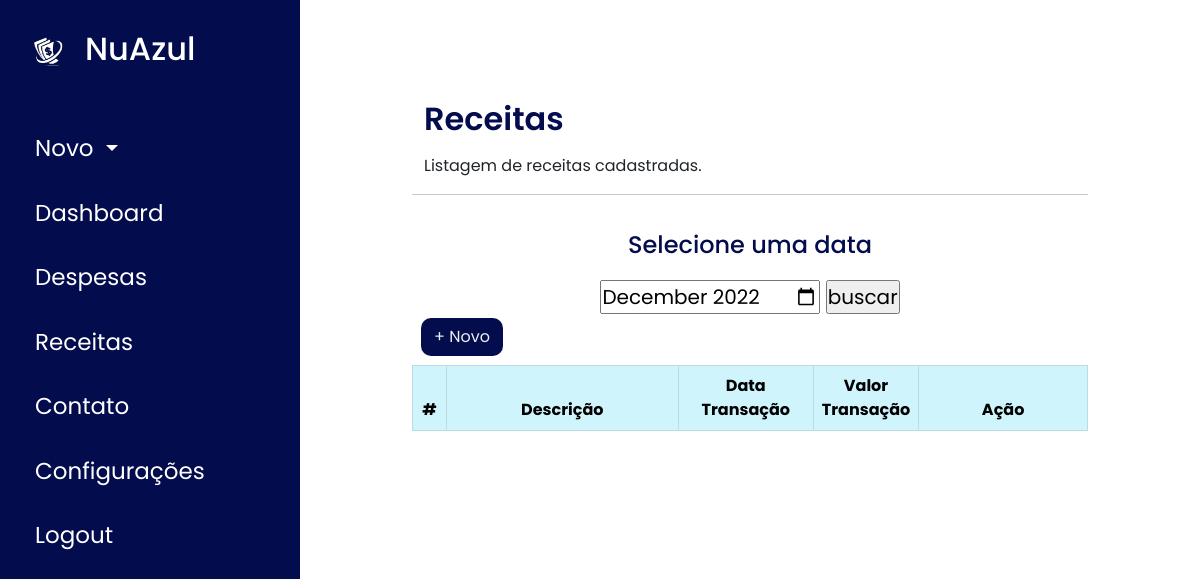
/receitas.php (signed in), run on an earlier commit of the app's database.
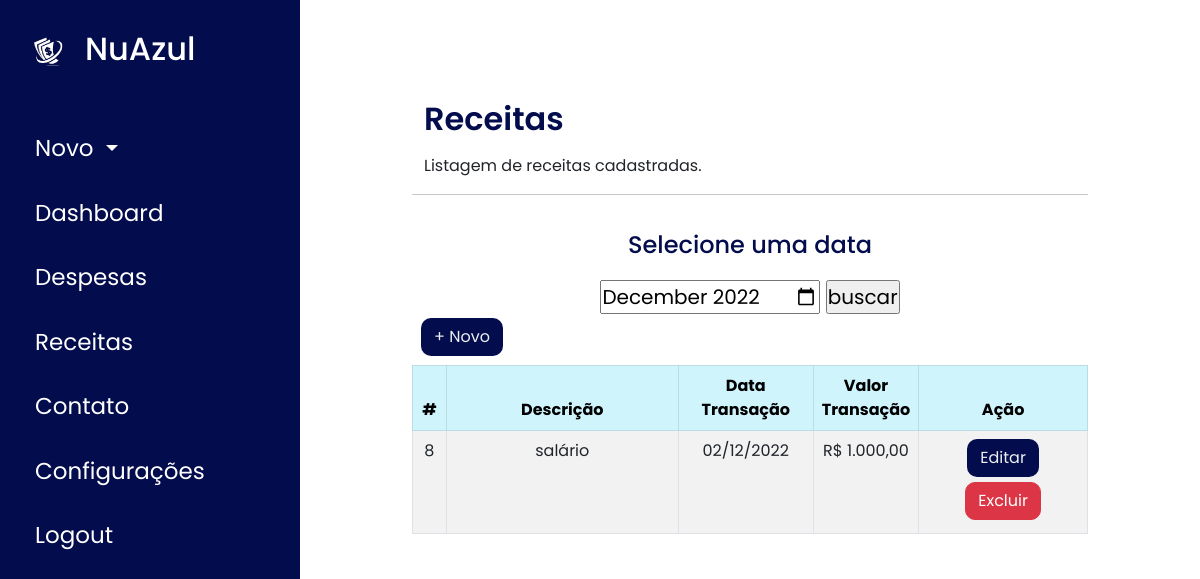
And on a later commit of the database.
### tables this page shows
CREATE TABLE `transacao` (
  `tran_id` int(11) NOT NULL,
  `tipo_id` int(11) NOT NULL,
  `uso_id` int(11) NOT NULL,
  `tran_data` datetime NOT NULL,
  `tran_valor` double NOT NULL,
  `tran_descricao` varchar(100) NOT NULL
);

### receitas.php (the view, shortened to what this page needs)
<?php
require_once('connection.php');
$dataCompleta = date("Y-m");
$data = [date("Y"), date("m")];
$mysql_query = "SELECT  tran_id, tran_data, tran_valor, tran_descricao, tipo_id FROM transacao WHERE uso_id = {$_SESSION['uso_id']} AND tipo_id = 2
AND YEAR(tran_data) = {$data[0]} AND MONTH(tran_data) = {$data[1]}";
$result = $conn->query($mysql_query);
?>
<!DOCTYPE html>
<html lang="pt-br">
<head>
  <link href="https://cdn.jsdelivr.net/npm/bootstrap@5.0.2/dist/css/bootstrap.min.css" rel="stylesheet">
  <link href="./css/style-dashboard.css" rel="stylesheet">
  <link rel="stylesheet" href="https://maxst.icons8.com/vue-static/landings/line-awesome/line-awesome/1.3.0/css/line-awesome.min.css">
</head>
<body>
  <?php require("menu_lateral.php"); ?>
  <div class="container" style="margin-left:300px">
      <div class="row content">
        <h2 class="signin-text mb-3">Receitas</h2>
        <p>Listagem de receitas cadastradas.</p>
        <hr>
        <form class="data" method="post">
          <h4 class="tituloData">Selecione uma data</h4>
          <input type="month" id="mes_ano" name="mes_ano" value="<?= $dataCompleta ?>">
          <input type="submit" value="buscar">
        </form>
        <br></br>
        <div class="float-right p-1">
          <a href="./insert_receita.php"><button type="button" class="btn btn-primary-acao">+ Novo</button></a>
        </div>
        <table class="table table-striped table-bordered table-hover">
          <thead>
            <tr class="table-info" style="text-align:center">
              <th scope="col" style="width: 5%;">#</th>
              <th scope="col">Descrição</th>
              <th scope="col" style="width: 20%;">Data Transação</th>
              <th scope="col" style="width: 15%;">Valor Transação</th>
              <th scope="col" style="width: 25%;">Ação</th>
            </tr>
          </thead>
          <tbody>
            <?php while ($row = $result->fetch_assoc()) { ?>
              <tr>
                <td style="text-align:center"><?= $row['tran_id']; ?></td>
                <td style="text-align:center"><?= $row['tran_descricao']; ?></td>
                <td style="text-align:center"><?= date("d/m/Y", strtotime($row['tran_data'])); ?></td>
                <td style="text-align:center">R$ <?= number_format($row['tran_valor'], 2, ',', '.'); ?></td>
                <td style="text-align:center">
                  <a href="edit_receita.php?tran_id=<?= $row['tran_id']; ?>"><button type="button" class="btn btn-primary-acao">Editar</button></a>
                  <a href="delete_receita.php?tran_id=<?= $row['tran_id']; ?>"><button type="button" class="btn btn-danger">Excluir</button></a>
                </td>
              </tr>
            <?php } ?>
          </tbody>
        </table>
      </div>
  </div>
</body>

What changed in the data, as far as the page shows it:
added transacao: tran_id "8", tran_descricao "salário", tran_data "02/12/2022", tran_valor "1.000,00"
